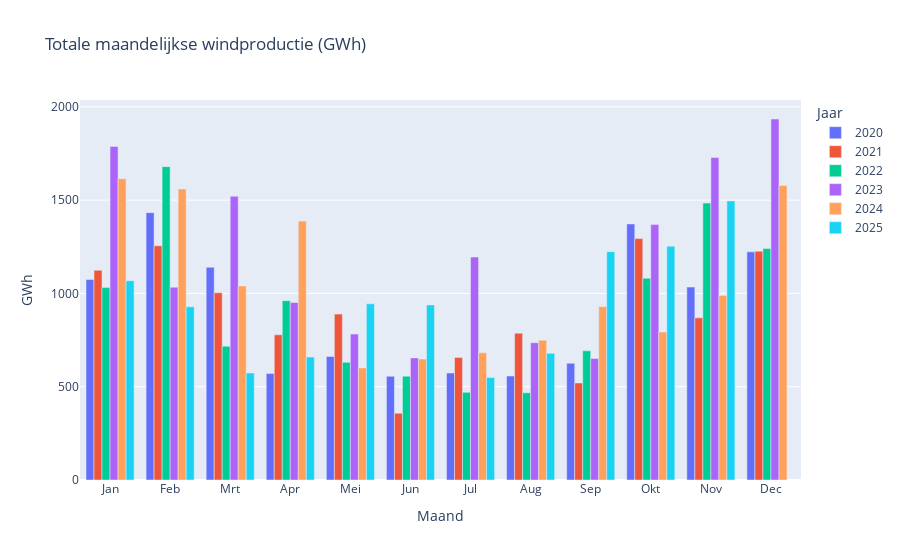

Here is the notebook cell this chart was saved with:
### Code cell
vt.plot_interactive(energytype="wind",lang=lang, short=short,layout="months")

### Figure 1 — Plotly figure (JSON) as saved in the notebook; plotly's stock layout.template omitted (floating-point values rounded to 4 significant figures)
{"data": [{"alignmentgroup": "True", "hovertemplate": "Jaar=2020<br>Maand=%{x}<br>GWh=%{y}<extra></extra>", "legendgroup": "2020", "marker": {"color": "#636efa", "pattern": {"shape": ""}}, "name": "2020", "offsetgroup": "2020", "orientation": "v", "showlegend": true, "textposition": "auto", "type": "bar", "x": ["Jan", "Feb", "Mrt", "Apr", "Mei", "Jun", "Jul", "Aug", "Sep", "Okt", "Nov", "Dec"], "xaxis": "x", "y": [1075.0, 1433.0, 1140.0, 570.9, 662.2, 555.8, 573.2, 557.4, 625.8, 1372.0, 1034.0, 1223.0], "yaxis": "y"}, {"alignmentgroup": "True", "hovertemplate": "Jaar=2021<br>Maand=%{x}<br>GWh=%{y}<extra></extra>", "legendgroup": "2021", "marker": {"color": "#EF553B", "pattern": {"shape": ""}}, "name": "2021", "offsetgroup": "2021", "orientation": "v", "showlegend": true, "textposition": "auto", "type": "bar", "x": ["Jan", "Feb", "Mrt", "Apr", "Mei", "Jun", "Jul", "Aug", "Sep", "Okt", "Nov", "Dec"], "xaxis": "x", "y": [1124.0, 1255.0, 1004.0, 778.0, 889.1, 357.8, 656.7, 786.9, 520.0, 1294.0, 869.1, 1226.0], "yaxis": "y"}, {"alignmentgroup": "True", "hovertemplate": "Jaar=2022<br>Maand=%{x}<br>GWh=%{y}<extra></extra>", "legendgroup": "2022", "marker": {"color": "#00cc96", "pattern": {"shape": ""}}, "name": "2022", "offsetgroup": "2022", "orientation": "v", "showlegend": true, "textposition": "auto", "type": "bar", "x": ["Jan", "Feb", "Mrt", "Apr", "Mei", "Jun", "Jul", "Aug", "Sep", "Okt", "Nov", "Dec"], "xaxis": "x", "y": [1031.0, 1679.0, 716.9, 961.3, 630.6, 556.5, 469.7, 467.7, 692.4, 1081.0, 1484.0, 1240.0], "yaxis": "y"}, {"alignmentgroup": "True", "hovertemplate": "Jaar=2023<br>Maand=%{x}<br>GWh=%{y}<extra></extra>", "legendgroup": "2023", "marker": {"color": "#ab63fa", "pattern": {"shape": ""}}, "name": "2023", "offsetgroup": "2023", "orientation": "v", "showlegend": true, "textposition": "auto", "type": "bar", "x": ["Jan", "Feb", "Mrt", "Apr", "Mei", "Jun", "Jul", "Aug", "Sep", "Okt", "Nov", "Dec"], "xaxis": "x", "y": [1788.0, 1033.0, 1521.0, 951.3, 781.8, 654.5, 1195.0, 735.9, 651.4, 1369.0, 1728.0, 1935.0], "yaxis": "y"}, {"alignmentgroup": "True", "hovertemplate": "Jaar=2024<br>Maand=%{x}<br>GWh=%{y}<extra></extra>", "legendgroup": "2024", "marker": {"color": "#FFA15A", "pattern": {"shape": ""}}, "name": "2024", "offsetgroup": "2024", "orientation": "v", "showlegend": true, "textposition": "auto", "type": "bar", "x": ["Jan", "Feb", "Mrt", "Apr", "Mei", "Jun", "Jul", "Aug", "Sep", "Okt", "Nov", "Dec"], "xaxis": "x", "y": [1615.0, 1559.0, 1040.0, 1388.0, 600.5, 648.0, 681.6, 749.4, 928.9, 792.9, 988.5, 1578.0], "yaxis": "y"}, {"alignmentgroup": "True", "hovertemplate": "Jaar=2025<br>Maand=%{x}<br>GWh=%{y}<extra></extra>", "legendgroup": "2025", "marker": {"color": "#19d3f3", "pattern": {"shape": ""}}, "name": "2025", "offsetgroup": "2025", "orientation": "v", "showlegend": true, "textposition": "auto", "type": "bar", "x": ["Jan", "Feb", "Mrt", "Apr", "Mei", "Jun", "Jul", "Aug", "Sep", "Okt", "Nov"], "xaxis": "x", "y": [1068.0, 928.2, 573.5, 659.2, 944.1, 937.9, 548.9, 678.8, 1224.0, 1253.0, 1496.0], "yaxis": "y"}], "layout": {"barmode": "group", "hovermode": "closest", "legend": {"title": {"text": "Jaar"}, "tracegroupgap": 0}, "title": {"text": "Totale maandelijkse windproductie (GWh)"}, "xaxis": {"anchor": "y", "domain": [0, 1], "title": {"text": "Maand"}}, "yaxis": {"anchor": "x", "domain": [0, 1], "title": {"text": "GWh"}}}}
